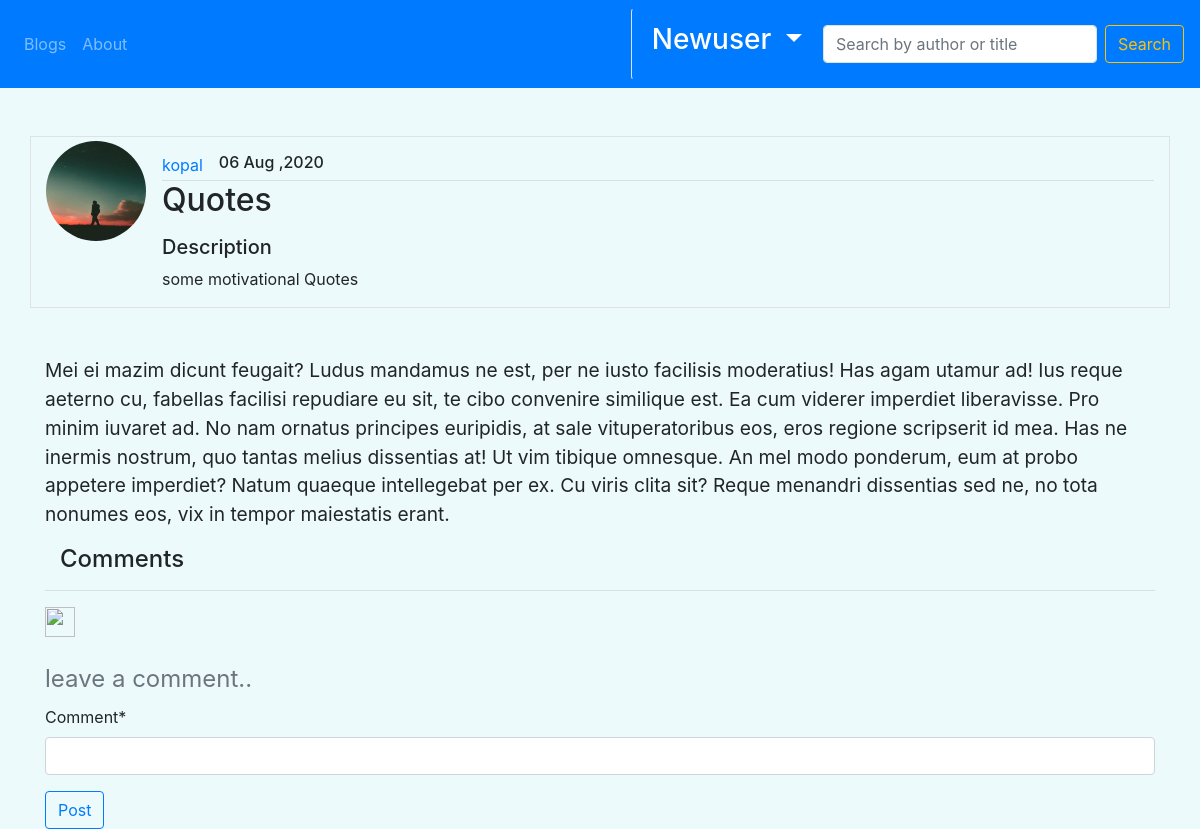
The app's page /post/50 (signed in) with its own data.
### blog/models.py (models this page shows, shortened)
class Post(models.Model):
    title = models.CharField(max_length =100)
    content = models.TextField()
    description = models.CharField(blank=True, null=True ,max_length=300)
    date_posted = models.DateTimeField(default = timezone.now, blank=True)
    author = models.ForeignKey(User ,on_delete=models.CASCADE)

### Users/models.py (models this page shows, shortened)
class Profile(models.Model):
    user = models.OneToOneField(User , on_delete= models.CASCADE)
    image = models.ImageField(default= 'default.jpg' , upload_to= 'profile_media')

### blog/views.py (the view, shortened to what this page needs)
# urls.py: path("post/<int:pk>",PostDetailView.as_view(), name="post-detail"),
class PostDetailView(DetailView ):
    model = Post
    context = {}
    def get_context_data(self, **kwargs):
        post = get_object_or_404(Post , pk = self.kwargs.get('pk'))
        ordering = ['-date_posted']
        comments = Comment.objects.filter(post= post).filter( active=True ).order_by('-dated' ,'-id')
        context = super(PostDetailView, self).get_context_data(**kwargs)
        context['form'] = CreateComment()
        context['comments'] = comments
        return context

### blog/forms.py
class CreateComment(forms.ModelForm):
    class Meta:
        model = Comment
        exclude = ['post','name','dated','active']

### blog/templates/blog/post_detail.html (shortened to what this page needs)
{% extends "blog/base.html" %}
{% load crispy_forms_tags %}
{% block content %}
  <br><br>
     <div class="container media border">
      <img src={{object.author.profile.image.url}} class="mr-3 mt-1 rounded-circle" style="width: 100px; height: 100px; aspect-ratio: 1;" alt="image">
      <div class="media-body">
        <div class = " mt-3" style = "display : flex;">
          <a href = {% url "user-posts" post.author %} class = "mr-3">  {{post.author}}    </a>
          <h6 class = "grey" >{{object.date_posted|date:"d M ,Y"}}  </h6>
        </div>
        <hr class="mt-0 mb-0">
        <h2 class = "text-monospace mt-0">
          {{object.title}}
        </h2>
        {% if object.description  %}
        <p>
            <h5>
                Description
            </h5>
            {{object.description}}
        </p>
        {% endif %}
      </div>
    </div>
    <p class="container mt-5" style="font-size:larger;">
        {{object.content}}
    </p>
    <div class="container">
      <h4 class ="container" >Comments</h4>
      <hr>
    </div>
    {% if user.is_authenticated %}
      <footer class='container'>
        {% if request.user == object.author %}
            <a href= {% url "post-update" object.id %}><button class="btn btn-primary">Update Post</button></a>
            <a href={% url "post-delete" object.id %}><button class="btn btn-danger">Delete Post</button></a>
          </footer>
        {% else %}
            <img src = "../../../media/Upvote.png" width=30px height=30px>
          </footer>
        {% endif %}
      <br>
      <form method='POST' class="container">
          <fieldset >
              <legend class="text-muted">leave a comment..</legend>
                  {{ form|crispy}}
          </fieldset>
        <button type="submit" class="btn btn-outline-primary">Post</button>
    </form>
  {% else %}
    <div class= "container">
      <hr>
      <a href={% url "cpost-detail" post.id %}>Login to comment..</a>
    </div>
  {% endif %}
{% endblock content %}

### blog/templates/blog/base.html (shortened to what this page needs)
{% load static %}
<!DOCTYPE html>
<html>
<head>
    <link rel="stylesheet" href="https://maxcdn.bootstrapcdn.com/bootstrap/4.0.0/css/bootstrap.min.css">
</head>
    <body >
        <nav class="navbar navbar-dark sticky-top navbar-expand-lg bg-primary">
            <div class="collapse navbar-collapse" id="navbarTogglerDemo02">
              <ul class="navbar-nav mr-auto">
                {% if posts or userposts %}
                  <li class="nav-item active ">
                {% else %}
                  <li class="nav-item">
                {% endif %}
                  <a class="nav-link light" href= {% url "blog-home" %} > Blogs  <span class="sr-only"> (current) </span></a>
                </li>
                {% if page == 2 %}
                  <li class="nav-item active ">
                {% else %}
                  <li class="nav-item">
                {% endif %}
                <a class="nav-link " href= {% url "blog-about" %}> About
                </li>
              </ul>
              <div class = "left">
              <ul class="navbar-nav mr-auto my-2 my-lg-0 left">
                {% if user.is_authenticated %}
                  <li class="nav-item btn border-left dropdown pd-3">
                    <h3 class="nav-link active dropdown-toggle" href="#" id="navbarDropdown" role="button" data-toggle="dropdown" aria-haspopup="true" aria-expanded="false">
                          {{user.username}}
                    </h3>
                  </li>
                {% endif %}
              </ul>
            </div>
            <form class="form-inline my-2 my-lg-0" action= {% url "blog-home" %} method='GET' >
                <input class="form-control mr-sm-2 border" type="search" placeholder="Search by author or title" name='query' aria-label="Search">
                <button class="btn btn-outline-warning my-2 my-sm-0" type="submit">Search</button>
            </form>
            </div>
          </nav>
        {% block content %}
        {% endblock %}
    </body>
</html>

### blog/templates/blog/base.html (style rules this page uses)
body { background: #ecfafc; }

### records on screen
Post: author.profile.image (picture), author "kopal", date_posted "06 Aug ,2020", title "Quotes", description "some motivational Quotes", content "Mei ei mazim dicunt feugait? Ludus mandamus ne est, per ne iusto facilisis moderatius! Has agam utamur ad! Ius reque aeterno cu, fabellas facilisi repudiare eu sit, te cibo convenire similique est. Ea cum viderer imperdiet liberavisse. Pro minim iuvaret ad. No nam ornatus principes euripidis, at sale vituperatoribus eos, eros regione scripserit id mea. Has ne inermis nostrum, quo tantas melius dissentias at! Ut vim tibique omnesque. An mel modo ponderum, eum at probo appetere imperdiet? Natum quaeque intellegebat per ex. Cu viris clita sit? Reque menandri dissentias sed ne, no tota nonumes eos, vix in tempor maiestatis erant."

### other values on screen
{{ user.username }} "Newuser"
